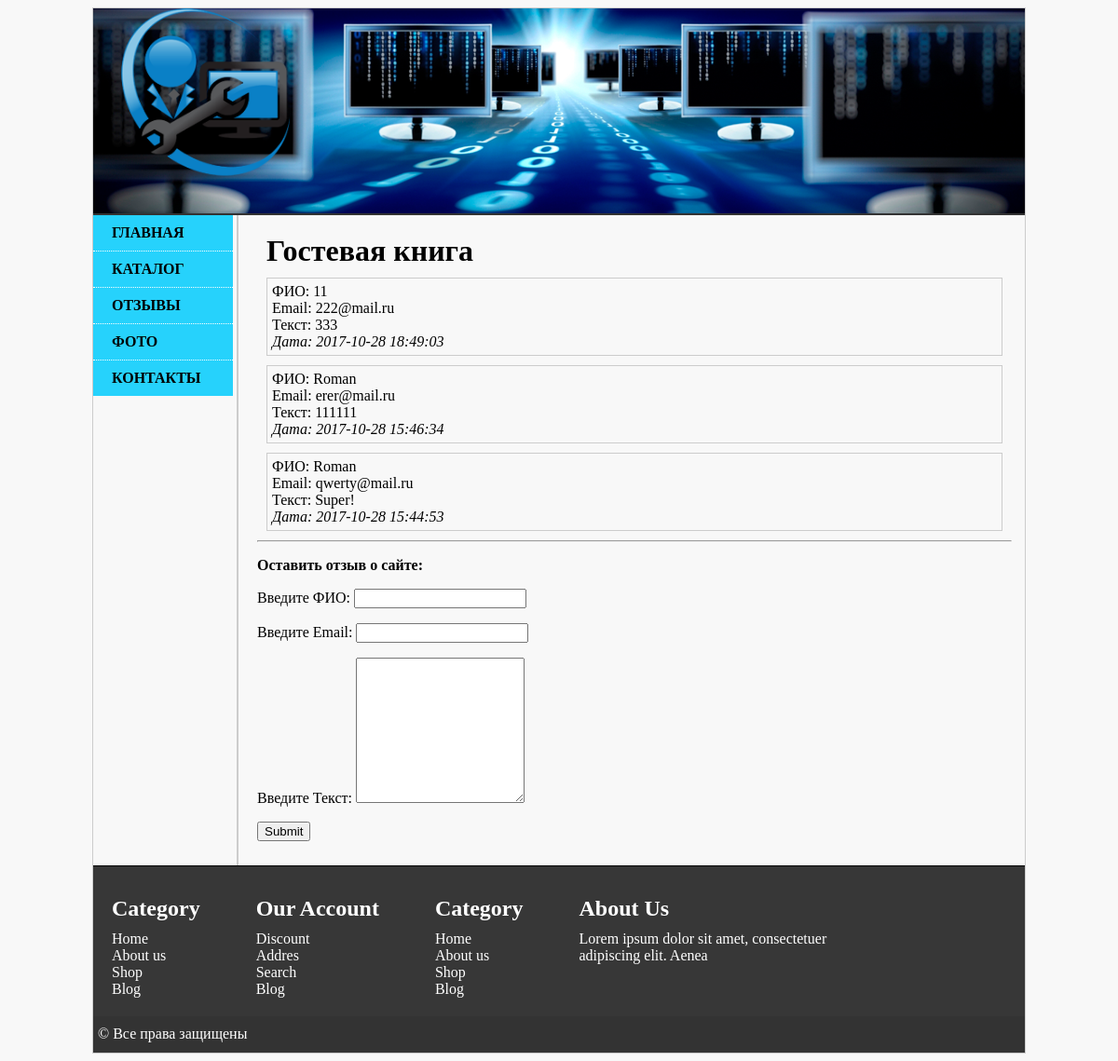
Page /guestbook.php on the committed database.
### tables this page shows
CREATE TABLE `comment` (
  `id` int(11) NOT NULL,
  `fio` varchar(50) NOT NULL,
  `email` varchar(50) NOT NULL,
  `text` text NOT NULL,
  `date` timestamp NOT NULL DEFAULT CURRENT_TIMESTAMP
);

### models/core_guestbook.php (called while the page is built, shortened)
<?php
function comments_all($link){
    $query = "SELECT * FROM comment order by id desc";
    $result = mysqli_query($link, $query);
    $n = mysqli_num_rows($result);
    $comments = array();
    for($i = 0; $i < $n; $i++){
        $row = mysqli_fetch_assoc($result);
        $comments[] = $row;
    }
    return $comments;
}

### public/guestbook.php (the view, shortened to what this page needs)
<?
include_once "../models/core_guestbook.php";
?>
<!DOCTYPE html>
<html>
<head>
    <link rel="stylesheet" href="css/styles.css" type="text/css" media="all">
</head>
<body>
<div id="container">
    <? include "../templates/header.php"; ?>
    <div class="leftblock">
        <? include "../templates/menu.php"; ?>
    </div>
    <div class="content">
        <h1>Гостевая книга</h1>
        <?php
        $comments = comments_all($link);
            if($comments){
                foreach ($comments as $comment){
                    echo "<div style='border: 1px solid #ccc; margin: 10px; padding: 5px;;'>ФИО: {$comment[fio]}<br>Email: {$comment[email]}<br>Текст: {$comment[text]}<br><i>Дата: {$comment[date]}</i></div>";
                }
            }
        ?>
        <hr>
        <form method="post" action="../models/core_guestbook.php">
            <p><strong>Оставить отзыв о сайте:</strong></p>
            <p>Введите ФИО: <input type="text" name="fio" maxlength="30" required></p>
            <p>Введите Email: <input type="email" name="email" maxlength="20" required></p>
            <p>Введите Текст: <textarea name="text" rows="10" required></textarea></p>
            <p><input type="submit" name="submit"></p>
        </form>
    </div>
    <footer>
        <? include "../templates/footer.php"; ?>
    </footer>
</div>
</body>
</html>

### templates/header.php
<header>
    <div class="logotip">
        <a href='index.html'><img src="img/logotip.png" alt="Логотип сайта" title="Магазин ноутбуков"></a>
    </div>
</header>

### templates/menu.php
<nav>
    <div class="menu">
        <ul>
            <li><a href="index.php" class="active">Главная</a></li>
            <li><a href="catalog.php">Каталог</a></li>
            <li><a href="guestbook.php">Отзывы</a></li>
            <li><a href="gallery.php">Фото</a></li>
            <li><a href="contact.php">Контакты</a></li>
        </ul>
    </div>
</nav>

### templates/footer.php
<div class="footer-menu">
    <div>
        <h4>Category</h4>
        <ul>
            <li><a href="#">Home</a></li>
            <li><a href="#">About us</a></li>
            <li><a href="#">Shop</a></li>
            <li><a href="#">Blog</a></li>
        </ul>
    </div>
    <div>
        <h4>Our Account</h4>
        <ul>
            <li><a href="#">Discount</a></li>
            <li><a href="#">Addres</a></li>
            <li><a href="#">Search</a></li>
            <li><a href="#">Blog</a></li>
        </ul>
    </div>
    <div>
        <h4>Category</h4>
        <ul>
            <li><a href="#">Home</a></li>
            <li><a href="#">About us</a></li>
            <li><a href="#">Shop</a></li>
            <li><a href="#">Blog</a></li>
        </ul>
    </div>
    <div>
        <h4>About Us</h4>
        Lorem ipsum dolor sit amet, consectetuer adipiscing elit. Aenea
    </div>
</div>
<p>&copy; Все права защищены</p>

### public/css/styles.css (style rules this page uses)
a { text-decoration: none; color: #333; }
ul { margin: 0; padding: 0; list-style: none; }
body { background-color: #F8F8F8; }
#container { width: 1000px; margin:0 auto; border: 1px #ccc solid; }
header { border-bottom: 2px solid #333; background: url(../img/logo.png) no-repeat scroll 0 0 transparent; height: 220px; animation: header_opacity 3000ms; }
header .logotip img { margin-left: 30px; height: 180px; float: left; }
.leftblock .menu { background-color: #26D2FC; }
.leftblock .menu ul { list-style: none; width: 100%; }
.leftblock .menu ul li { padding: 10px 25px 10px 20px; border-bottom: 1px dotted #fff; }
.leftblock .menu ul li:last-child { border: none; }
.leftblock .menu ul li a { font-size: 16px; color: #000; font-weight: bold; text-transform: uppercase; }
.leftblock { display: inline-block; width: 150px; }
.content { color: #000; display:inline-block; padding: 10px 10px 10px 20px; vertical-align: top; width: 810px; border-left: 2px solid #ccc; min-height: calc(100vh - 463px); }
.content h1 { margin: 10px; }
.form-item input[type=text], textarea { text-transform: uppercase; }
footer { background-color: #373737; color: #fff; border-top: 1px solid #000; height: 200px; }
footer h4 { font-size: 24px; font-weight: bold; margin-bottom: 10px; }
.footer-menu { margin: 0; padding: 0; }
.footer-menu div { float: left; margin: 0 40px 20px 20px; max-width: 300px; }
footer, footer a { color: #fff; }
footer p { clear: both; background-color: #333333; padding: 10px 5px; }

### rows in the picture
comment: fio "11", email "222@mail.ru", text "333", date "2017-10-28 18:49:03"
comment: fio "Roman", email "erer@mail.ru", text "111111", date "2017-10-28 15:46:34"
comment: fio "Roman", email "qwerty@mail.ru", text "Super!", date "2017-10-28 15:44:53"
